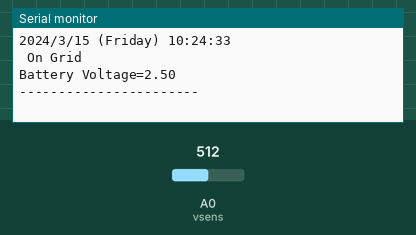
Simulated run of this sketch. Board: Arduino Leonardo, built with avr-gcc and run on an emulated ATmega32U4. Shown: the last lines printed to the serial monitor. Inputs (shaded band) come from the test bench; at power-on: A0 (vsens) = 512. The local clock reads 2024-03-15 10:24:30 at power-on unless the sketch sets it.

Above: at 4.2 s.
4.3 s: A0 (vsens) set to 716
At 8.8 s:
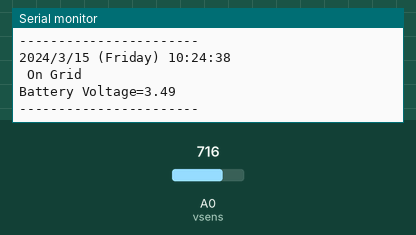
9.9 s: A0 (vsens) set to 900
At 14.0 s:
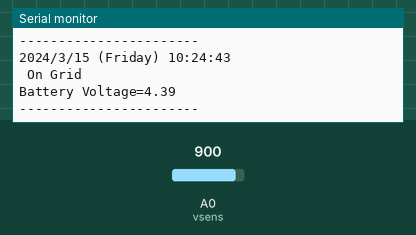
Timing chart, 0 to 15.5 s (numbered marks = the images above; inputs shaded):
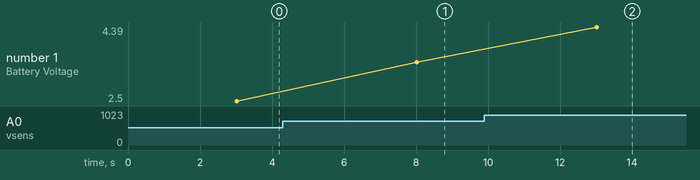

Measured:
- after the input at 4.3 s, the serial monitor: prints a new line after 3.7 s (image 1)
- after the input at 9.9 s, the serial monitor: prints a new line after 3.1 s (image 2)
- plotted number 1: 2.5 → 3.49 after the input at 4.3 s, 3.49 → 4.39 after the input at 9.9 s

The sketch:

Bat_sw.ino
```cpp
// Date and time functions using a DS3231 RTC connected via I2C and Wire lib
#include <Wire.h>
#include "RTClib.h"


// Clock variables
RTC_DS3231 rtc;
char daysOfTheWeek[7][12] = {"Sunday", "Monday", "Tuesday", "Wednesday", "Thursday", "Friday", "Saturday"};


// Voltage Sensor variables

const int vsens = A0;       // voltage input for measurement
int swt = 13;                   // if the output of swt is LOW    - switch in off state
                                // if the output of swt is HIGH   - switch in on state


void setup () {

#ifndef ESP8266
  while (!Serial); // for Leonardo/Micro/Zero
#endif

  Serial.begin(9600);

  delay(3000); // wait for console opening

  if (! rtc.begin()) {
    Serial.println("Couldn't find RTC");
    while (1);
  }

  if (rtc.lostPower()) {
    Serial.println("RTC lost power, lets set the time!");
    // following line sets the RTC to the date & time this sketch was compiled
    rtc.adjust(DateTime(F(__DATE__), F(__TIME__)));
    // This line sets the RTC with an explicit date & time, for example to set
    // January 21, 2014 at 3am you would call:
    //rtc.adjust(DateTime(2018, 06, 19, 15, 9, 00));
  }
}


void loop () {

    int in_vlt = analogRead(vsens);  // read the input from voltage sensor
    double voltage = map(in_vlt,0,1023, 0, 500); // map 0-1023 to 0-5V
    voltage/=100;   // input voltage in double precision


    DateTime now = rtc.now();

    Serial.print(now.year(), DEC);
    Serial.print('/');
    Serial.print(now.month(), DEC);
    Serial.print('/');
    Serial.print(now.day(), DEC);
    Serial.print(" (");
    Serial.print(daysOfTheWeek[now.dayOfTheWeek()]);
    Serial.print(") ");
    Serial.print(now.hour(), DEC);
    Serial.print(':');
    Serial.print(now.minute(), DEC);
    Serial.print(':');
    Serial.print(now.second(), DEC);
    Serial.println();
    Serial.println();

    if (now.hour()>=12 && now.hour()<22 && voltage>2.86)
    {
      Serial.println(" On Battery  ");
      Serial.print("Battery Voltage=");
      Serial.print(voltage);
      digitalWrite(swt, HIGH);
    }

    else
    {
      Serial.println(" On Grid  ");
      Serial.print("Battery Voltage=");
      Serial.print(voltage);
      digitalWrite(swt, LOW);
    }


    Serial.println();
    Serial.println("-----------------------");
    delay(5000);
}
```
